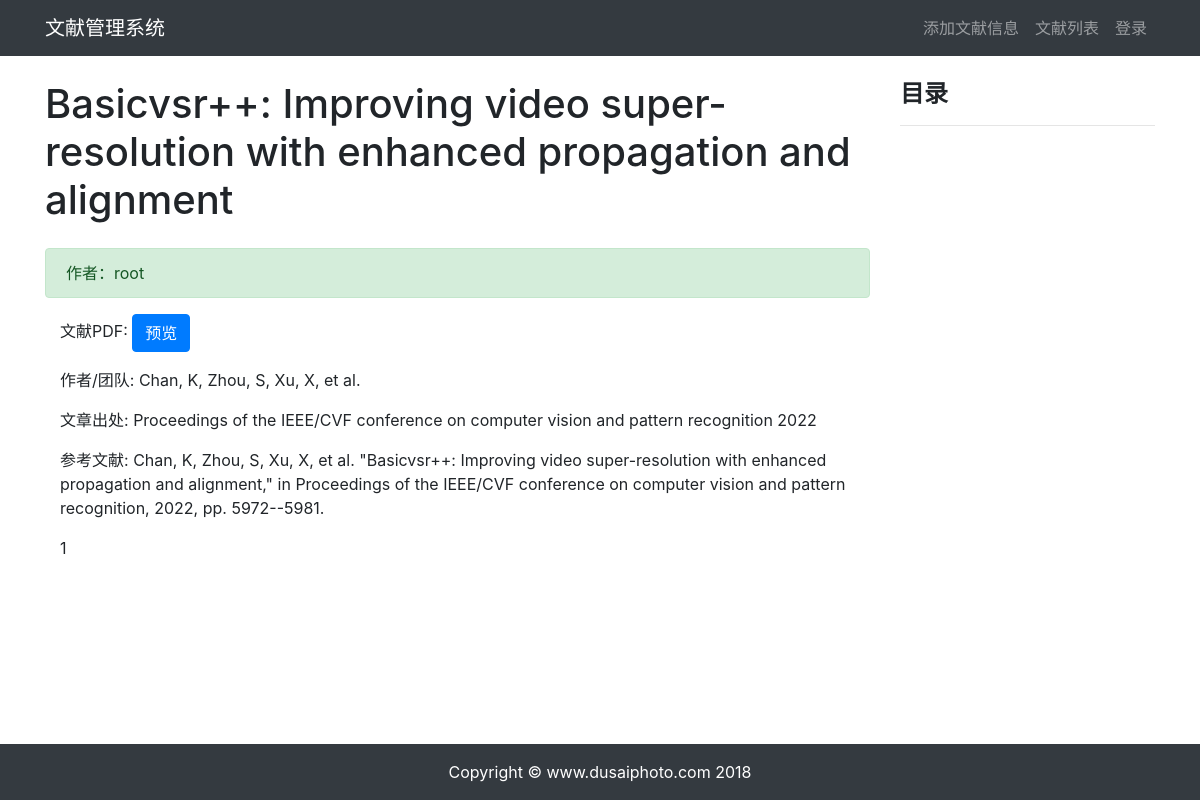
Screenshot of /article/article-detail/21/ with the database file from the repository.
### article/models.py (models this page shows, shortened)
class PaperInfo(models.Model):
    title = models.CharField(max_length=100)  # 文章标题
    author = models.CharField(max_length=100, blank=True)
    paper_author = models.CharField(max_length=100)  # 文章的作者/团队
    source = models.CharField(max_length=100)  # 文章的来源：期刊or会议
    reference = models.CharField(max_length=500, blank=True)  # 参考文献
    pdf_file = models.FileField(upload_to="pdfFiles/", blank=True)  # pdf
    tags = TaggableManager(blank=True)
    body = models.TextField()
    created = models.DateTimeField(default=timezone.now)
    updated = models.DateTimeField(auto_now=True)
    class Meta:
        ordering = ('-created',)

### article/views.py (the view)
# urls.py: path('article-detail/<int:id>/', views.article_detail, name='article_detail'),
def article_detail(request, id):
    article = PaperInfo.objects.get(id=id)
    md = markdown.Markdown(
        extensions=[
            'markdown.extensions.extra',
            'markdown.extensions.codehilite',
            'markdown.extensions.toc',
        ]
    )
    article.body = md.convert(article.body)
    context = {'article': article, 'toc': md.toc}
    return render(request, 'article/detail.html', context)

### templates/article/detail.html (shortened to what this page needs)
{% extends "base.html" %}
{% load static %}
{% block content %}
    <div class="container">
        <div class="row">
            <div class="col-9">
                <h1 class="mt-4 mb-4">{{ article.title }}</h1>
                <div class="alert alert-success">
                    作者：{{ article.author }}
                </div>
                <div class="col-12">
                    <p>文献PDF:
                        {% if article.pdf_file != '' %}
                            <a href="{{ article.pdf_file.url }}" class="btn btn-primary" style="cursor: pointer;"
                               id="preview_link">预览</a>
                        {% else %}
                            ~
                        {% endif %}
                    </p>
                    <p>作者/团队: {{ article.paper_author|safe }}</p>
                    <p>文章出处: {{ article.source|safe }}</p>
                    <p>参考文献: {{ article.reference|safe }}</p>
                </div>
                <div class="col-12">
                    <p>{{ article.body|safe }}</p>
                </div>
            </div>
            <div class="col-3 mt-4">
                <h4><strong>目录</strong></h4>
                <hr>
            </div>
        </div>
    </div>
{% endblock content %}

### rows the page displays
PaperInfo: title "Basicvsr++: Improving video super-resolution with enhanced propagation and alignment", author "root", paper_author "Chan, K, Zhou, S, Xu, X, et al.", source "Proceedings of the IEEE/CVF conference on computer vision and pattern recognition 2022", reference "Chan, K, Zhou, S, Xu, X, et al. \"Basicvsr++: Improving video super-resolution with enhanced propagation and alignment,\" in Proceedings of the IEEE/CVF conference on computer vision and pattern recognition, 2022, pp. 5972--5981.", body "1"
